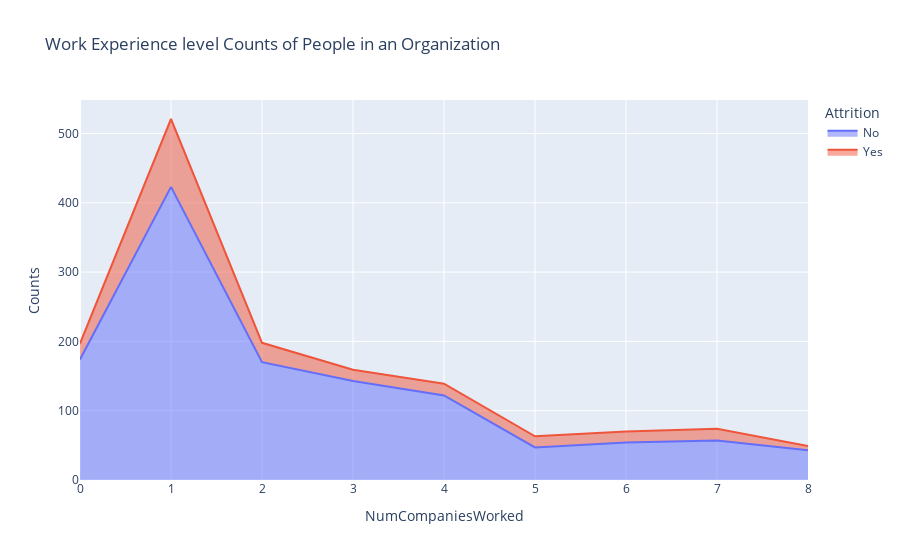

Notebook code for this chart:
### Markdown cell above
**How does last experience affect on attrition??**

### Code cell
ncwrd_att=hr.groupby(['NumCompaniesWorked','Attrition']).apply(lambda x:x['DailyRate'].count()).reset_index(name='Counts')
px.area(ncwrd_att,x='NumCompaniesWorked',y='Counts',color='Attrition',title='Work Experience level Counts of People in an Organization')

### Figure 1 — Plotly figure (JSON) as saved in the notebook; plotly's stock layout.template omitted (floating-point values rounded to 4 significant figures)
{"data": [{"fillpattern": {"shape": ""}, "hovertemplate": "Attrition=No<br>NumCompaniesWorked=%{x}<br>Counts=%{y}<extra></extra>", "legendgroup": "No", "line": {"color": "#636efa"}, "marker": {"symbol": "circle"}, "mode": "lines", "name": "No", "orientation": "v", "showlegend": true, "stackgroup": "1", "type": "scatter", "x": [0, 1, 2, 3, 4, 5, 6, 7, 8], "xaxis": "x", "y": [174, 423, 170, 143, 122, 47, 54, 57, 43], "yaxis": "y"}, {"fillpattern": {"shape": ""}, "hovertemplate": "Attrition=Yes<br>NumCompaniesWorked=%{x}<br>Counts=%{y}<extra></extra>", "legendgroup": "Yes", "line": {"color": "#EF553B"}, "marker": {"symbol": "circle"}, "mode": "lines", "name": "Yes", "orientation": "v", "showlegend": true, "stackgroup": "1", "type": "scatter", "x": [0, 1, 2, 3, 4, 5, 6, 7, 8], "xaxis": "x", "y": [23, 98, 28, 16, 17, 16, 16, 17, 6], "yaxis": "y"}], "layout": {"autosize": true, "legend": {"title": {"text": "Attrition"}, "tracegroupgap": 0}, "title": {"text": "Work Experience level Counts of People in an Organization"}, "xaxis": {"anchor": "y", "autorange": true, "domain": [0, 1], "range": [0, 8], "title": {"text": "NumCompaniesWorked"}, "type": "linear"}, "yaxis": {"anchor": "x", "autorange": true, "domain": [0, 1], "range": [0, 548.4], "title": {"text": "Counts"}, "type": "linear"}}}
